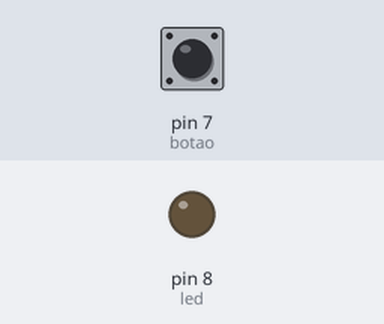
Bench run of a sketch on a simulated Arduino Uno, built with avr-gcc and run on an emulated ATmega328P. Shown: output pins drawn as LEDs (lit = HIGH). Inputs (shaded band) come from the test bench; at power-on: pin 7 (botao) LOW.

Above: at 1.2 s.
1.3 s: pin 7 (botao) pulled HIGH for 0.15 s
At 1.37 s:
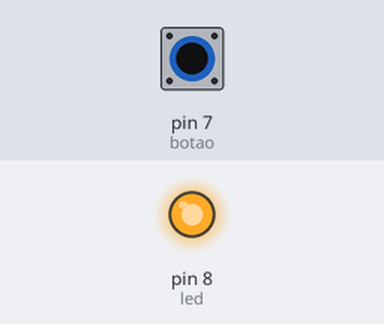
2.9 s: pin 7 (botao) pulled HIGH for 3.2 s
At 6.5 s:
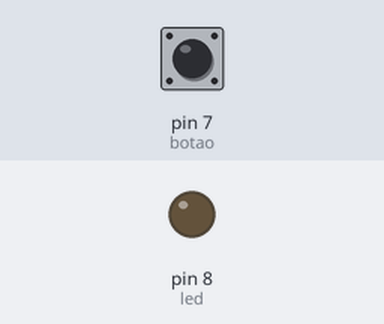
Timing chart, 0 to 8.0 s (numbered marks = the images above; inputs shaded):
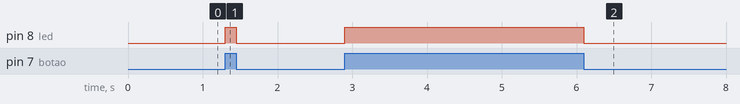

Measured:
- after the input at 1.3 s, pin 8 (led): LOW → HIGH at once, → LOW 0.15 s later
- after the input at 2.9 s, pin 8 (led): LOW → HIGH at once, → LOW 3.2 s later

The sketch:

botao_ON-OFF.ino
```cpp
int botao = 7;
int led = 8;
bool estadobotao;

void setup() {
  pinMode(botao, INPUT);
  pinMode(led, OUTPUT);
}
void loop() {
  if(digitalRead(botao) || estadobotao == true) {
    estadobotao = !digitalRead(botao);
    digitalWrite(led, HIGH);
  } else {
    digitalWrite(led,LOW);
  }
}
```
